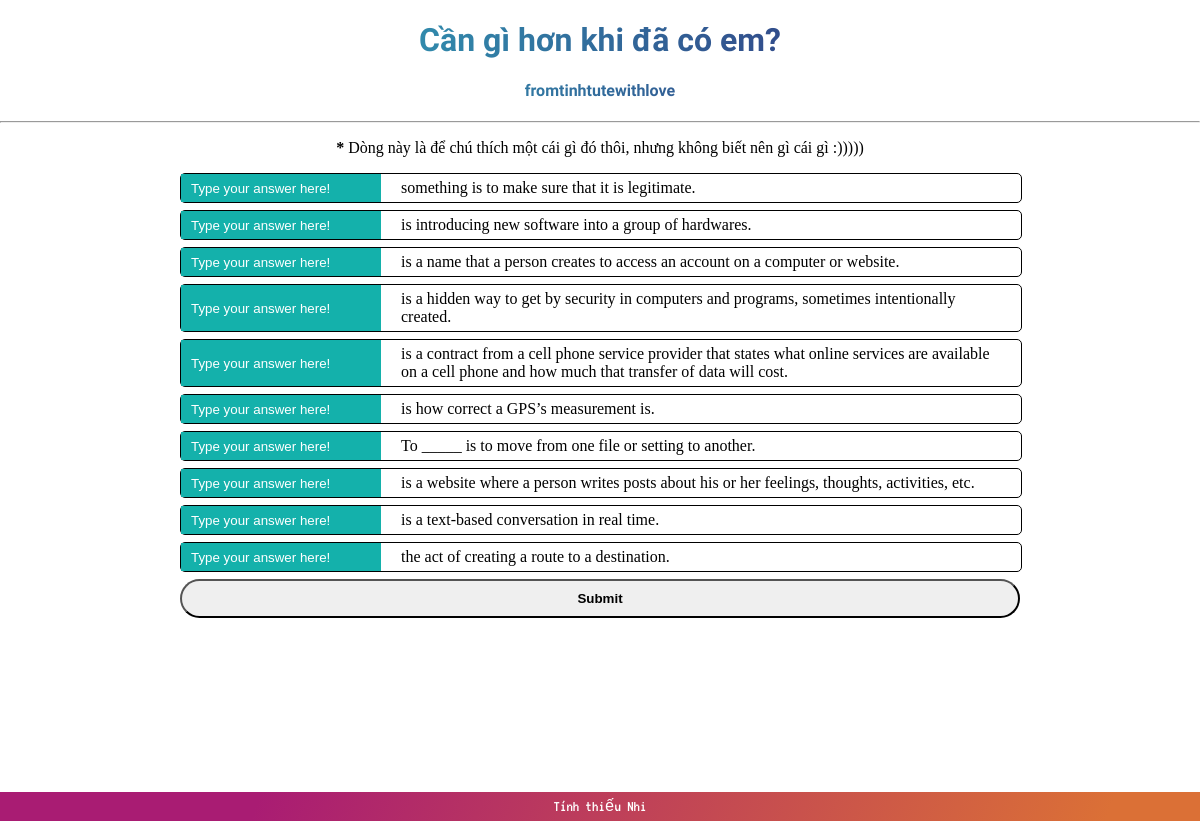
Screenshot of /quiz (signed in) with the database file from the repository.
### vocabulary/models.py (models this page shows)
class Vocabulary(models.Model):
    word = models.CharField(max_length=255)
    definition = models.TextField()
    meaning = models.TextField()

### vocabulary/views.py (the view)
# urls.py: path('quiz', quiz, name='quiz'),
@login_required(login_url="/admin/login/")
def quiz(request):
    vocabularys = list(Vocabulary.objects.all())
    random.shuffle(vocabularys)
    quizlist = list(vocabularys[:10])
    return render(request, 'quiz.html', {'vocabularys' : quizlist})

### templates/quiz.html (shortened to what this page needs)
{% extends 'base.html' %}
{% load static %}
{% block main %}
<ul class='listanswer'>
    <p><strong>*</strong> Dòng này là để chú thích một cái gì đó thôi, nhưng không biết nên gì cái gì :)))))</p>
    {% for vocabulary in vocabularys %}
    <li class="sentence">
        <input type="text" placeholder="Type your answer here!" class='answer left' name='{{ vocabulary.word }}' value=""/>
        <div class="definition-sentence right"> {{ vocabulary.definition }} </div>
    </li>
    {% endfor %}
    <button onclick="myFunction()" id="submit">Submit</button>
</ul>
{% endblock %}

### templates/base.html (shortened to what this page needs)
{% load static %}
<!DOCTYPE html>
<html lang="en">
<head>
    <link rel="stylesheet" href="{% static 'css/style.css' %}">
    <link rel="stylesheet" href="{% static 'js/main.js' %}">
</head>
<body>
    <a href="{% url 'vocabulary:home' %}">
        <h1 id="title">Cần gì hơn khi đã có em?</h1>
    </a>
    <a href="{% url 'vocabulary:quiz' %}">
        <h4 id="hahalolo">fromtinhtutewithlove</h4>
    </a>
    <hr>
    <center>
        {% block main %}
        {% endblock %}
    </center>
    <div class="footer">
        <span id="credit">Tính thiếu Nhi</span>
    </div>
</body>
</html>

### static/css/style.css (style rules this page uses)
body, html { margin: 0; padding: 0; height: 100%; }
a { text-decoration: none; }
#title { font-family: 'Bungee', cursive; background: linear-gradient(to right, #30CFD0 0%, #330867 100%); -webkit-background-clip: text; -webkit-text-fill-color: transparent; text-align: center; }
#hahalolo { font-family: 'Bungee', cursive; background: linear-gradient(to right, #30CFD0 0%, #330867 100%); -webkit-background-clip: text; -webkit-text-fill-color: transparent; text-align: center; }
ul { list-style: none; width: 70%; padding: 0 0; }
.sentence { width: 100%; display: flex; justify-content: space-between; margin: 7px 0px; border: 1px solid black; border-radius: 5px; }
.left { width: 30%; }
.definition-sentence { padding: 5px 20px; width: 100%; text-align: left; }
button { height: 100%; width: 100%; font-weight: 600; }
#submit { border-radius: 30px; padding: 10px 20px; }
.footer { position: fixed; left: 0; right: 0; bottom: 0; margin: 0 0; padding: 5px 0px; width: 100%; background-image: linear-gradient( 112.4deg, rgba(169,28,115,1) 21.6%, rgba(219,112,54,1) 92.2% ); color: white; text-align: center; }
#credit { font-family: 'VT323', monospace; text-align: center; }
.answer { padding: 5px 10px; font-weight: 600; border: 0px; background-color: #14b1ab; color: white; }
::placeholder { color: white; font-weight: 100; opacity: 1; }

### rows the page displays
Vocabulary: definition "something is to make sure that it is legitimate."
Vocabulary: definition "is introducing new software into a group of hardwares."
Vocabulary: definition "is a name that a person creates to access an account on a computer or website."
Vocabulary: definition "is a hidden way to get by security in computers and programs, sometimes intentionally created."
Vocabulary: definition "is a contract from a cell phone service provider that states what online services are available on a cell phone and how much that transfer of data will cost."
Vocabulary: definition "is how correct a GPS’s measurement is."
Vocabulary: definition "To _____ is to move from one file or setting to another."
Vocabulary: definition "is a website where a person writes posts about his or her feelings, thoughts, activities, etc."
Vocabulary: definition "is a text-based conversation in real time."
Vocabulary: definition "the act of creating a route to a destination."
